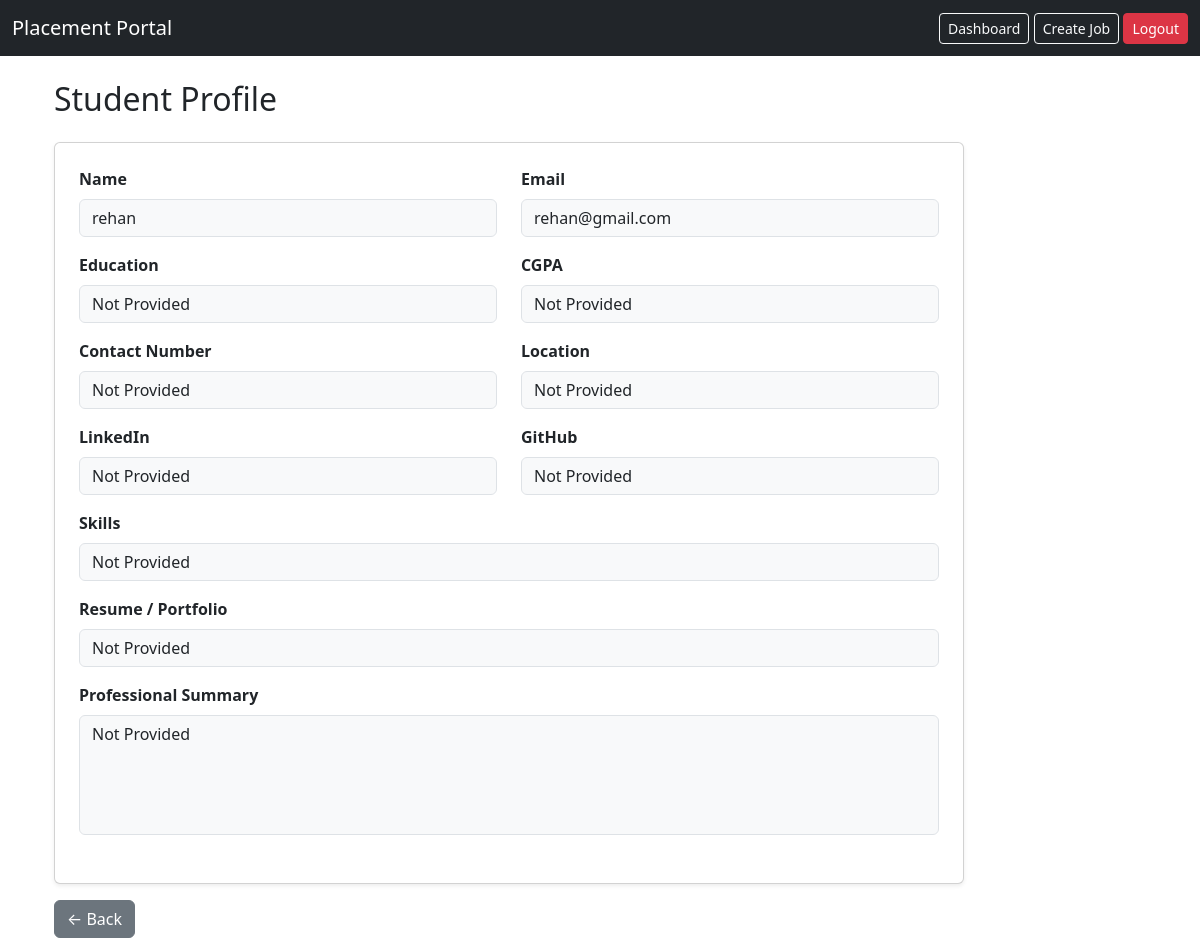
/company/student/2 (signed in), run on the app's committed database.
### models.py (models this page shows)
class Student(db.Model):
    __tablename__ = 'students'
    id = db.Column(db.Integer, primary_key=True)
    name = db.Column(db.String(150), nullable=False)
    email = db.Column(db.String(120), unique=True, nullable=False)
    password = db.Column(db.String(200), nullable=False)
    applications = db.relationship('Application', backref='student', lazy=True)
    education = db.Column(db.String(200))
    resume_text = db.Column(db.Text)
    resume_link = db.Column(db.String(300))
    skills = db.Column(db.String(300))
    cgpa = db.Column(db.Float)
    linkedin = db.Column(db.String(300))
    github = db.Column(db.String(300))
    location = db.Column(db.String(200))
    is_active = db.Column(db.Boolean, default=True)
    contact = db.Column(db.String(15))

### app.py (the view)
@app.route('/company/student/<int:student_id>')
def view_applicant_profile(student_id):
    if session.get('role') != 'company':
        return redirect(url_for('company_login'))
    student = Student.query.get(student_id)
    return render_template('student_profile_view.html', student=student)

### templates/student_profile_view.html
{% extends "base.html" %}
{% block content %}
<div class="container mt-4">
    <h2 class="mb-4">Student Profile</h2>
    <div class="col-md-10 card p-4 shadow-sm">
        <div class="row">
            <div class="col-md-6 mb-3">
                <label class="form-label fw-bold">Name</label>
                <div class="form-control bg-light">{{ student.name }}</div>
            </div>
            <div class="col-md-6 mb-3">
                <label class="form-label fw-bold">Email</label>
                <div class="form-control bg-light">{{ student.email }}</div>
            </div>
            <div class="col-md-6 mb-3">
                <label class="form-label fw-bold">Education</label>
                <div class="form-control bg-light">
                    {{ student.education or "Not Provided" }}
                </div>
            </div>
            <div class="col-md-6 mb-3">
                <label class="form-label fw-bold">CGPA</label>
                <div class="form-control bg-light">
                    {{ student.cgpa or "Not Provided" }}
                </div>
            </div>
            <div class="col-md-6 mb-3">
                <label class="form-label fw-bold">Contact Number</label>
                <div class="form-control bg-light">
                    {{ student.contact or "Not Provided" }}
                </div>
            </div>
            <div class="col-md-6 mb-3">
                <label class="form-label fw-bold">Location</label>
                <div class="form-control bg-light">
                    {{ student.location or "Not Provided" }}
                </div>
            </div>
            <div class="col-md-6 mb-3">
                <label class="form-label fw-bold">LinkedIn</label>
                <div class="form-control bg-light">
                    {% if student.linkedin %}
                        <a href="{{ student.linkedin }}" target="_blank">{{ student.linkedin }}</a>
                    {% else %}
                        Not Provided
                    {% endif %}
                </div>
            </div>
            <div class="col-md-6 mb-3">
                <label class="form-label fw-bold">GitHub</label>
                <div class="form-control bg-light">
                    {% if student.github %}
                        <a href="{{ student.github }}" target="_blank">{{ student.github }}</a>
                    {% else %}
                        Not Provided
                    {% endif %}
                </div>
            </div>
            <div class="col-md-12 mb-3">
                <label class="form-label fw-bold">Skills</label>
                <div class="form-control bg-light">
                    {{ student.skills or "Not Provided" }}
                </div>
            </div>
            <div class="col-md-12 mb-3">
                <label class="form-label fw-bold">Resume / Portfolio</label>
                <div class="form-control bg-light">
                    {% if student.resume_link %}
                        <a href="{{ student.resume_link }}" target="_blank">Open Link</a>
                    {% else %}
                        Not Provided
                    {% endif %}
                </div>
            </div>
            <div class="col-md-12 mb-4">
                <label class="form-label fw-bold">Professional Summary</label>
                <div class="form-control bg-light" style="height:auto; min-height:120px;">
                    {{ student.resume_text or "Not Provided" }}
                </div>
            </div>
        </div>
    </div>
    <a class="btn btn-secondary mt-3" href="{{ url_for('home') }}">← Back</a>
</div>
{% endblock %}

### data on the page
Student: name "rehan", email "rehan@gmail.com", education "Not Provided", cgpa "Not Provided", contact "Not Provided", location "Not Provided", skills "Not Provided", resume_text "Not Provided"
